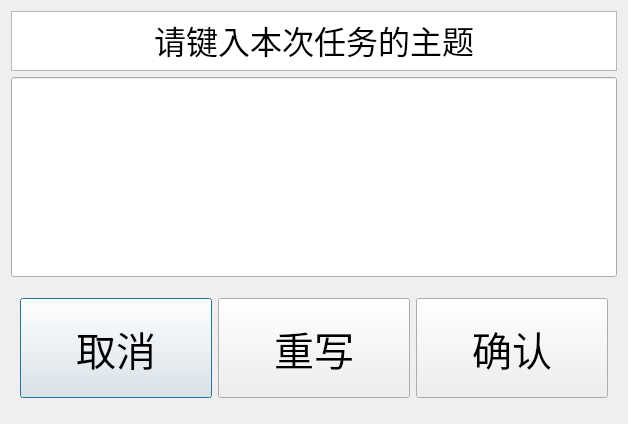
<?xml version="1.0" encoding="UTF-8"?>
<ui version="4.0">
 <class>queryOfNewTabSubject</class>
 <widget class="QDialog" name="queryOfNewTabSubject">
  <property name="geometry">
   <rect>
    <x>0</x>
    <y>0</y>
    <width>628</width>
    <height>424</height>
   </rect>
  </property>
  <property name="windowTitle">
   <string>Dialog</string>
  </property>
  <layout class="QVBoxLayout" name="verticalLayout">
   <item>
    <widget class="QTextBrowser" name="subjectRemindertextBrowser">
     <property name="minimumSize">
      <size>
       <width>0</width>
       <height>60</height>
      </size>
     </property>
     <property name="maximumSize">
      <size>
       <width>16777215</width>
       <height>60</height>
      </size>
     </property>
     <property name="font">
      <font>
       <pointsize>11</pointsize>
      </font>
     </property>
     <property name="html">
      <string>&lt;!DOCTYPE HTML PUBLIC &quot;-//W3C//DTD HTML 4.0//EN&quot; &quot;http://www.w3.org/TR/REC-html40/strict.dtd&quot;&gt;
&lt;html&gt;&lt;head&gt;&lt;meta name=&quot;qrichtext&quot; content=&quot;1&quot; /&gt;&lt;meta charset=&quot;utf-8&quot; /&gt;&lt;style type=&quot;text/css&quot;&gt;
p, li { white-space: pre-wrap; }
hr { height: 1px; border-width: 0; }
li.unchecked::marker { content: &quot;\2610&quot;; }
li.checked::marker { content: &quot;\2612&quot;; }
&lt;/style&gt;&lt;/head&gt;&lt;body style=&quot; font-family:'Microsoft YaHei UI'; font-size:11pt; font-weight:400; font-style:normal;&quot;&gt;
&lt;p align=&quot;center&quot; style=&quot; margin-top:0px; margin-bottom:0px; margin-left:0px; margin-right:0px; -qt-block-indent:0; text-indent:0px;&quot;&gt;&lt;span style=&quot; font-size:24pt;&quot;&gt;请键入本次任务的主题&lt;/span&gt;&lt;/p&gt;&lt;/body&gt;&lt;/html&gt;</string>
     </property>
    </widget>
   </item>
   <item>
    <widget class="QLineEdit" name="subjectEdit">
     <property name="minimumSize">
      <size>
       <width>0</width>
       <height>200</height>
      </size>
     </property>
     <property name="font">
      <font>
       <pointsize>20</pointsize>
      </font>
     </property>
    </widget>
   </item>
   <item>
    <widget class="QWidget" name="widget" native="true">
     <property name="maximumSize">
      <size>
       <width>16777215</width>
       <height>150</height>
      </size>
     </property>
     <layout class="QHBoxLayout" name="horizontalLayout">
      <item>
       <widget class="QPushButton" name="btn_cancel">
        <property name="minimumSize">
         <size>
          <width>150</width>
          <height>100</height>
         </size>
        </property>
        <property name="font">
         <font>
          <pointsize>30</pointsize>
         </font>
        </property>
        <property name="text">
         <string>取消</string>
        </property>
       </widget>
      </item>
      <item>
       <widget class="QPushButton" name="btn_resume">
        <property name="minimumSize">
         <size>
          <width>150</width>
          <height>100</height>
         </size>
        </property>
        <property name="font">
         <font>
          <pointsize>30</pointsize>
         </font>
        </property>
        <property name="text">
         <string>重写</string>
        </property>
       </widget>
      </item>
      <item>
       <widget class="QPushButton" name="btn_ensure">
        <property name="minimumSize">
         <size>
          <width>150</width>
          <height>100</height>
         </size>
        </property>
        <property name="font">
         <font>
          <pointsize>30</pointsize>
         </font>
        </property>
        <property name="text">
         <string>确认</string>
        </property>
       </widget>
      </item>
     </layout>
    </widget>
   </item>
  </layout>
 </widget>
 <resources/>
 <connections/>
</ui>
